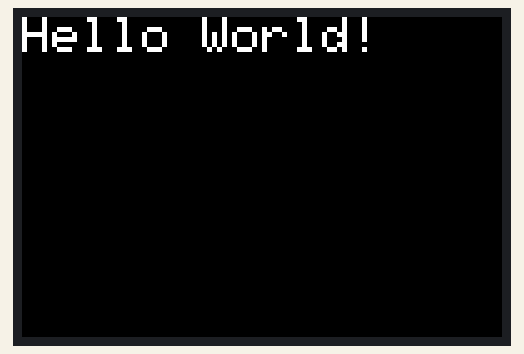
Recording of a sketch running on a simulated Arduino Uno, built with avr-gcc and run on an emulated ATmega328P. Parts: 480×320 colour display.

Above: at 0.4 s.

The sketch:

tft_test.ino
```cpp
#include <SPI.h>
#include <Adafruit_GFX.h>
#include <Adafruit_HX8357.h>

// These are 'flexible' lines that can be changed
#define TFT_CS 10
#define TFT_DC 9
#define TFT_RST 8 // RST can be set to -1 if you tie it to Arduino's reset

// Use hardware SPI (on Uno, #13, #12, #11) and the above for CS/DC
Adafruit_HX8357 tft = Adafruit_HX8357(TFT_CS, TFT_DC, TFT_RST);

void setup() {
  Serial.begin(9600);
  tft.begin(HX8357D);
  tft.setRotation(1);
  tft.fillScreen(HX8357_BLACK);
}

void loop(void) {
  tft.setCursor(0,0);
  tft.setTextColor(HX8357_WHITE);
  tft.setTextSize(5);
  tft.println("Hello World!");
}
```
